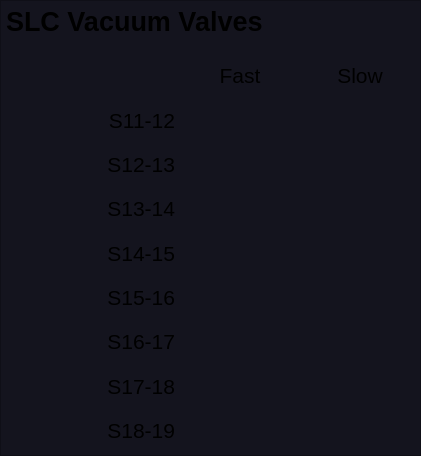
   <widget class="QFrame" name="frame_generic_14">
    <property name="geometry">
     <rect>
      <x>10</x>
      <y>600</y>
      <width>421</width>
      <height>456</height>
     </rect>
    </property>
    <property name="styleSheet">
     <string notr="true">background-color: rgb(20,20,30);</string>
    </property>
    <property name="frameShape">
     <enum>QFrame::StyledPanel</enum>
    </property>
    <property name="frameShadow">
     <enum>QFrame::Raised</enum>
    </property>
    <layout class="QGridLayout" name="gridLayout_10">
     <property name="leftMargin">
      <number>5</number>
     </property>
     <property name="topMargin">
      <number>5</number>
     </property>
     <property name="rightMargin">
      <number>5</number>
     </property>
     <property name="bottomMargin">
      <number>5</number>
     </property>
     <property name="horizontalSpacing">
      <number>10</number>
     </property>
     <property name="verticalSpacing">
      <number>5</number>
     </property>
     <item row="11" column="1">
      <widget class="PyDMLabel" name="PyDMLabel_40">
       <property name="minimumSize">
        <size>
         <width>80</width>
         <height>25</height>
        </size>
       </property>
       <property name="maximumSize">
        <size>
         <width>110</width>
         <height>16777215</height>
        </size>
       </property>
       <property name="font">
        <font>
         <pointsize>16</pointsize>
        </font>
       </property>
       <property name="toolTip">
        <string/>
       </property>
       <property name="styleSheet">
        <string notr="true">PyDMLabel {
  border-radius: 2px;
}
PyDMLabel[alarmSensitiveBorder=&quot;true&quot;][alarmSeverity=&quot;0&quot;] {
  background-color: rgb(0,0,10);
  color: rgb(0,255,0);
}

PyDMLabel[alarmSensitiveBorder=&quot;true&quot;][alarmSeverity=&quot;1&quot;] {
  background-color: rgb(0,0,10);
  color: rgb(255,255,0);
}

PyDMLabel[alarmSensitiveBorder=&quot;true&quot;][alarmSeverity=&quot;2&quot;] {
  background-color: rgb(255,0,0);
  color: rgb(255,255,255);
}

PyDMLabel[alarmSensitiveBorder=&quot;true&quot;][alarmSeverity=&quot;3&quot;] {
  background-color: rgb(192,0,255);
  color: rgb(255,255,0);
}

PyDMLabel[alarmSensitiveBorder=&quot;true&quot;][alarmSeverity=&quot;4&quot;] {
  color: rgb(218,218,218);
  background-color: rgb(25,25,25);
}</string>
       </property>
       <property name="alignment">
        <set>Qt::AlignCenter</set>
       </property>
       <property name="channel" stdset="0">
        <string>LI16:MPS:1:SLOW_VLV</string>
       </property>
      </widget>
     </item>
     <item row="6" column="1">
      <widget class="PyDMLabel" name="PyDMLabel_31">
       <property name="minimumSize">
        <size>
         <width>80</width>
         <height>25</height>
        </size>
       </property>
       <property name="maximumSize">
        <size>
         <width>110</width>
         <height>16777215</height>
        </size>
       </property>
       <property name="font">
        <font>
         <pointsize>16</pointsize>
        </font>
       </property>
       <property name="toolTip">
        <string/>
       </property>
       <property name="styleSheet">
        <string notr="true">PyDMLabel {
  border-radius: 2px;
}
PyDMLabel[alarmSensitiveBorder=&quot;true&quot;][alarmSeverity=&quot;0&quot;] {
  background-color: rgb(0,0,10);
  color: rgb(0,255,0);
}

PyDMLabel[alarmSensitiveBorder=&quot;true&quot;][alarmSeverity=&quot;1&quot;] {
  background-color: rgb(0,0,10);
  color: rgb(255,255,0);
}

PyDMLabel[alarmSensitiveBorder=&quot;true&quot;][alarmSeverity=&quot;2&quot;] {
  background-color: rgb(255,0,0);
  color: rgb(255,255,255);
}

PyDMLabel[alarmSensitiveBorder=&quot;true&quot;][alarmSeverity=&quot;3&quot;] {
  background-color: rgb(192,0,255);
  color: rgb(255,255,0);
}

PyDMLabel[alarmSensitiveBorder=&quot;true&quot;][alarmSeverity=&quot;4&quot;] {
  color: rgb(218,218,218);
  background-color: rgb(25,25,25);
}</string>
       </property>
       <property name="alignment">
        <set>Qt::AlignCenter</set>
       </property>
       <property name="channel" stdset="0">
        <string>LI12:MPS:1:SLOW_VLV</string>
       </property>
      </widget>
     </item>
     <item row="9" column="2">
      <widget class="PyDMLabel" name="PyDMLabel_41">
       <property name="minimumSize">
        <size>
         <width>80</width>
         <height>25</height>
        </size>
       </property>
       <property name="maximumSize">
        <size>
         <width>110</width>
         <height>16777215</height>
        </size>
       </property>
       <property name="font">
        <font>
         <pointsize>16</pointsize>
        </font>
       </property>
       <property name="toolTip">
        <string/>
       </property>
       <property name="styleSheet">
        <string notr="true">PyDMLabel {
  border-radius: 2px;
}
PyDMLabel[alarmSensitiveBorder=&quot;true&quot;][alarmSeverity=&quot;0&quot;] {
  background-color: rgb(0,0,10);
  color: rgb(0,255,0);
}

PyDMLabel[alarmSensitiveBorder=&quot;true&quot;][alarmSeverity=&quot;1&quot;] {
  background-color: rgb(0,0,10);
  color: rgb(255,255,0);
}

PyDMLabel[alarmSensitiveBorder=&quot;true&quot;][alarmSeverity=&quot;2&quot;] {
  background-color: rgb(255,0,0);
  color: rgb(255,255,255);
}

PyDMLabel[alarmSensitiveBorder=&quot;true&quot;][alarmSeverity=&quot;3&quot;] {
  background-color: rgb(192,0,255);
  color: rgb(255,255,0);
}

PyDMLabel[alarmSensitiveBorder=&quot;true&quot;][alarmSeverity=&quot;4&quot;] {
  color: rgb(218,218,218);
  background-color: rgb(25,25,25);
}</string>
       </property>
       <property name="alignment">
        <set>Qt::AlignCenter</set>
       </property>
       <property name="channel" stdset="0">
        <string>LI14:MPS:1:FAST_VLV</string>
       </property>
      </widget>
     </item>
     <item row="12" column="1">
      <widget class="PyDMLabel" name="PyDMLabel_48">
       <property name="minimumSize">
        <size>
         <width>80</width>
         <height>25</height>
        </size>
       </property>
       <property name="maximumSize">
        <size>
         <width>110</width>
         <height>16777215</height>
        </size>
       </property>
       <property name="font">
        <font>
         <pointsize>16</pointsize>
        </font>
       </property>
       <property name="toolTip">
        <string/>
       </property>
       <property name="styleSheet">
        <string notr="true">PyDMLabel {
  border-radius: 2px;
}
PyDMLabel[alarmSensitiveBorder=&quot;true&quot;][alarmSeverity=&quot;0&quot;] {
  background-color: rgb(0,0,10);
  color: rgb(0,255,0);
}

PyDMLabel[alarmSensitiveBorder=&quot;true&quot;][alarmSeverity=&quot;1&quot;] {
  background-color: rgb(0,0,10);
  color: rgb(255,255,0);
}

PyDMLabel[alarmSensitiveBorder=&quot;true&quot;][alarmSeverity=&quot;2&quot;] {
  background-color: rgb(255,0,0);
  color: rgb(255,255,255);
}

PyDMLabel[alarmSensitiveBorder=&quot;true&quot;][alarmSeverity=&quot;3&quot;] {
  background-color: rgb(192,0,255);
  color: rgb(255,255,0);
}

PyDMLabel[alarmSensitiveBorder=&quot;true&quot;][alarmSeverity=&quot;4&quot;] {
  color: rgb(218,218,218);
  background-color: rgb(25,25,25);
}</string>
       </property>
       <property name="alignment">
        <set>Qt::AlignCenter</set>
       </property>
       <property name="channel" stdset="0">
        <string>LI17:MPS:1:SLOW_VLV</string>
       </property>
      </widget>
     </item>
     <item row="8" column="0">
      <widget class="QLabel" name="label_80">
       <property name="font">
        <font>
         <pointsize>16</pointsize>
         <weight>50</weight>
         <bold>false</bold>
        </font>
       </property>
       <property name="text">
        <string>S12-13</string>
       </property>
       <property name="alignment">
        <set>Qt::AlignRight|Qt::AlignTrailing|Qt::AlignVCenter</set>
       </property>
      </widget>
     </item>
     <item row="10" column="1">
      <widget class="PyDMLabel" name="PyDMLabel_37">
       <property name="minimumSize">
        <size>
         <width>80</width>
         <height>25</height>
        </size>
       </property>
       <property name="maximumSize">
        <size>
         <width>110</width>
         <height>16777215</height>
        </size>
       </property>
       <property name="font">
        <font>
         <pointsize>16</pointsize>
        </font>
       </property>
       <property name="toolTip">
        <string/>
       </property>
       <property name="styleSheet">
        <string notr="true">PyDMLabel {
  border-radius: 2px;
}
PyDMLabel[alarmSensitiveBorder=&quot;true&quot;][alarmSeverity=&quot;0&quot;] {
  background-color: rgb(0,0,10);
  color: rgb(0,255,0);
}

PyDMLabel[alarmSensitiveBorder=&quot;true&quot;][alarmSeverity=&quot;1&quot;] {
  background-color: rgb(0,0,10);
  color: rgb(255,255,0);
}

PyDMLabel[alarmSensitiveBorder=&quot;true&quot;][alarmSeverity=&quot;2&quot;] {
  background-color: rgb(255,0,0);
  color: rgb(255,255,255);
}

PyDMLabel[alarmSensitiveBorder=&quot;true&quot;][alarmSeverity=&quot;3&quot;] {
  background-color: rgb(192,0,255);
  color: rgb(255,255,0);
}

PyDMLabel[alarmSensitiveBorder=&quot;true&quot;][alarmSeverity=&quot;4&quot;] {
  color: rgb(218,218,218);
  background-color: rgb(25,25,25);
}</string>
       </property>
       <property name="alignment">
        <set>Qt::AlignCenter</set>
       </property>
       <property name="channel" stdset="0">
        <string>LI15:MPS:1:SLOW_VLV</string>
       </property>
      </widget>
     </item>
     <item row="6" column="0">
      <widget class="QLabel" name="label_79">
       <property name="font">
        <font>
         <pointsize>16</pointsize>
         <weight>50</weight>
         <bold>false</bold>
        </font>
       </property>
       <property name="text">
        <string>S11-12</string>
       </property>
       <property name="alignment">
        <set>Qt::AlignRight|Qt::AlignTrailing|Qt::AlignVCenter</set>
       </property>
      </widget>
     </item>
     <item row="1" column="0" colspan="3">
      <widget class="PyDMDrawingLine" name="PyDMDrawingLine_40">
       <property name="minimumSize">
        <size>
         <width>0</width>
         <height>10</height>
        </size>
       </property>
       <property name="maximumSize">
        <size>
         <width>16777215</width>
         <height>10</height>
        </size>
       </property>
       <property name="toolTip">
        <string/>
       </property>
       <property name="brush" stdset="0">
        <brush brushstyle="SolidPattern">
         <color alpha="255">
          <red>200</red>
          <green>200</green>
          <blue>200</blue>
         </color>
        </brush>
       </property>
       <property name="penColor" stdset="0">
        <color>
         <red>80</red>
         <green>80</green>
         <blue>80</blue>
        </color>
       </property>
       <property name="penWidth" stdset="0">
        <double>1.000000000000000</double>
       </property>
      </widget>
     </item>
     <item row="9" column="1">
      <widget class="PyDMLabel" name="PyDMLabel_35">
       <property name="minimumSize">
        <size>
         <width>80</width>
         <height>25</height>
        </size>
       </property>
       <property name="maximumSize">
        <size>
         <width>110</width>
         <height>16777215</height>
        </size>
       </property>
       <property name="font">
        <font>
         <pointsize>16</pointsize>
        </font>
       </property>
       <property name="toolTip">
        <string/>
       </property>
       <property name="styleSheet">
        <string notr="true">PyDMLabel {
  border-radius: 2px;
}
PyDMLabel[alarmSensitiveBorder=&quot;true&quot;][alarmSeverity=&quot;0&quot;] {
  background-color: rgb(0,0,10);
  color: rgb(0,255,0);
}

PyDMLabel[alarmSensitiveBorder=&quot;true&quot;][alarmSeverity=&quot;1&quot;] {
  background-color: rgb(0,0,10);
  color: rgb(255,255,0);
}

PyDMLabel[alarmSensitiveBorder=&quot;true&quot;][alarmSeverity=&quot;2&quot;] {
  background-color: rgb(255,0,0);
  color: rgb(255,255,255);
}

PyDMLabel[alarmSensitiveBorder=&quot;true&quot;][alarmSeverity=&quot;3&quot;] {
  background-color: rgb(192,0,255);
  color: rgb(255,255,0);
}

PyDMLabel[alarmSensitiveBorder=&quot;true&quot;][alarmSeverity=&quot;4&quot;] {
  color: rgb(218,218,218);
  background-color: rgb(25,25,25);
}</string>
       </property>
       <property name="alignment">
        <set>Qt::AlignCenter</set>
       </property>
       <property name="channel" stdset="0">
        <string>LI14:MPS:1:SLOW_VLV</string>
       </property>
      </widget>
     </item>
     <item row="0" column="0" colspan="3">
      <widget class="QLabel" name="label_56">
       <property name="maximumSize">
        <size>
         <width>16777215</width>
         <height>30</height>
        </size>
       </property>
       <property name="font">
        <font>
         <pointsize>20</pointsize>
         <weight>75</weight>
         <bold>true</bold>
        </font>
       </property>
       <property name="text">
        <string>SLC Vacuum Valves</string>
       </property>
       <property name="alignment">
        <set>Qt::AlignLeading|Qt::AlignLeft|Qt::AlignVCenter</set>
       </property>
      </widget>
     </item>
     <item row="9" column="0">
      <widget class="QLabel" name="label_81">
       <property name="font">
        <font>
         <pointsize>16</pointsize>
         <weight>50</weight>
         <bold>false</bold>
        </font>
       </property>
       <property name="text">
        <string>S13-14</string>
       </property>
       <property name="alignment">
        <set>Qt::AlignRight|Qt::AlignTrailing|Qt::AlignVCenter</set>
       </property>
      </widget>
     </item>
     <item row="11" column="2">
      <widget class="PyDMLabel" name="PyDMLabel_43">
       <property name="minimumSize">
        <size>
         <width>80</width>
         <height>25</height>
        </size>
       </property>
       <property name="maximumSize">
        <size>
         <width>110</width>
         <height>16777215</height>
        </size>
       </property>
       <property name="font">
        <font>
         <pointsize>16</pointsize>
        </font>
       </property>
       <property name="toolTip">
        <string/>
       </property>
       <property name="styleSheet">
        <string notr="true">PyDMLabel {
  border-radius: 2px;
}
PyDMLabel[alarmSensitiveBorder=&quot;true&quot;][alarmSeverity=&quot;0&quot;] {
  background-color: rgb(0,0,10);
  color: rgb(0,255,0);
}

PyDMLabel[alarmSensitiveBorder=&quot;true&quot;][alarmSeverity=&quot;1&quot;] {
  background-color: rgb(0,0,10);
  color: rgb(255,255,0);
}

PyDMLabel[alarmSensitiveBorder=&quot;true&quot;][alarmSeverity=&quot;2&quot;] {
  background-color: rgb(255,0,0);
  color: rgb(255,255,255);
}

PyDMLabel[alarmSensitiveBorder=&quot;true&quot;][alarmSeverity=&quot;3&quot;] {
  background-color: rgb(192,0,255);
  color: rgb(255,255,0);
}

PyDMLabel[alarmSensitiveBorder=&quot;true&quot;][alarmSeverity=&quot;4&quot;] {
  color: rgb(218,218,218);
  background-color: rgb(25,25,25);
}</string>
       </property>
       <property name="alignment">
        <set>Qt::AlignCenter</set>
       </property>
       <property name="channel" stdset="0">
        <string>LI16:MPS:1:FAST_VLV</string>
       </property>
      </widget>
     </item>
     <item row="13" column="2">
      <widget class="PyDMLabel" name="PyDMLabel_45">
       <property name="minimumSize">
        <size>
         <width>80</width>
         <height>25</height>
        </size>
       </property>
       <property name="maximumSize">
        <size>
         <width>110</width>
         <height>16777215</height>
        </size>
       </property>
       <property name="font">
        <font>
         <pointsize>16</pointsize>
        </font>
       </property>
       <property name="toolTip">
        <string/>
       </property>
       <property name="styleSheet">
        <string notr="true">PyDMLabel {
  border-radius: 2px;
}
PyDMLabel[alarmSensitiveBorder=&quot;true&quot;][alarmSeverity=&quot;0&quot;] {
  background-color: rgb(0,0,10);
  color: rgb(0,255,0);
}

PyDMLabel[alarmSensitiveBorder=&quot;true&quot;][alarmSeverity=&quot;1&quot;] {
  background-color: rgb(0,0,10);
  color: rgb(255,255,0);
}

PyDMLabel[alarmSensitiveBorder=&quot;true&quot;][alarmSeverity=&quot;2&quot;] {
  background-color: rgb(255,0,0);
  color: rgb(255,255,255);
}

PyDMLabel[alarmSensitiveBorder=&quot;true&quot;][alarmSeverity=&quot;3&quot;] {
  background-color: rgb(192,0,255);
  color: rgb(255,255,0);
}

PyDMLabel[alarmSensitiveBorder=&quot;true&quot;][alarmSeverity=&quot;4&quot;] {
  color: rgb(218,218,218);
  background-color: rgb(25,25,25);
}</string>
       </property>
       <property name="alignment">
        <set>Qt::AlignCenter</set>
       </property>
       <property name="channel" stdset="0">
        <string>LI18:MPS:1:FAST_VLV</string>
       </property>
      </widget>
     </item>
     <item row="13" column="1">
      <widget class="PyDMLabel" name="PyDMLabel_49">
       <property name="minimumSize">
        <size>
         <width>80</width>
         <height>25</height>
        </size>
       </property>
       <property name="maximumSize">
        <size>
         <width>110</width>
         <height>16777215</height>
        </size>
       </property>
       <property name="font">
        <font>
         <pointsize>16</pointsize>
        </font>
       </property>
       <property name="toolTip">
        <string/>
       </property>
       <property name="styleSheet">
        <string notr="true">PyDMLabel {
  border-radius: 2px;
}
PyDMLabel[alarmSensitiveBorder=&quot;true&quot;][alarmSeverity=&quot;0&quot;] {
  background-color: rgb(0,0,10);
  color: rgb(0,255,0);
}

PyDMLabel[alarmSensitiveBorder=&quot;true&quot;][alarmSeverity=&quot;1&quot;] {
  background-color: rgb(0,0,10);
  color: rgb(255,255,0);
}

PyDMLabel[alarmSensitiveBorder=&quot;true&quot;][alarmSeverity=&quot;2&quot;] {
  background-color: rgb(255,0,0);
  color: rgb(255,255,255);
}

PyDMLabel[alarmSensitiveBorder=&quot;true&quot;][alarmSeverity=&quot;3&quot;] {
  background-color: rgb(192,0,255);
  color: rgb(255,255,0);
}

PyDMLabel[alarmSensitiveBorder=&quot;true&quot;][alarmSeverity=&quot;4&quot;] {
  color: rgb(218,218,218);
  background-color: rgb(25,25,25);
}</string>
       </property>
       <property name="alignment">
        <set>Qt::AlignCenter</set>
       </property>
       <property name="channel" stdset="0">
        <string>LI18:MPS:1:SLOW_VLV</string>
       </property>
      </widget>
     </item>
     <item row="14" column="2">
      <widget class="PyDMLabel" name="PyDMLabel_46">
       <property name="minimumSize">
        <size>
         <width>80</width>
         <height>25</height>
        </size>
       </property>
       <property name="maximumSize">
        <size>
         <width>110</width>
         <height>16777215</height>
        </size>
       </property>
       <property name="font">
        <font>
         <pointsize>16</pointsize>
        </font>
       </property>
       <property name="toolTip">
        <string/>
       </property>
       <property name="styleSheet">
        <string notr="true">PyDMLabel {
  border-radius: 2px;
}
PyDMLabel[alarmSensitiveBorder=&quot;true&quot;][alarmSeverity=&quot;0&quot;] {
  background-color: rgb(0,0,10);
  color: rgb(0,255,0);
}

PyDMLabel[alarmSensitiveBorder=&quot;true&quot;][alarmSeverity=&quot;1&quot;] {
  background-color: rgb(0,0,10);
  color: rgb(255,255,0);
}

PyDMLabel[alarmSensitiveBorder=&quot;true&quot;][alarmSeverity=&quot;2&quot;] {
  background-color: rgb(255,0,0);
  color: rgb(255,255,255);
}

PyDMLabel[alarmSensitiveBorder=&quot;true&quot;][alarmSeverity=&quot;3&quot;] {
  background-color: rgb(192,0,255);
  color: rgb(255,255,0);
}

PyDMLabel[alarmSensitiveBorder=&quot;true&quot;][alarmSeverity=&quot;4&quot;] {
  color: rgb(218,218,218);
  background-color: rgb(25,25,25);
}</string>
       </property>
       <property name="alignment">
        <set>Qt::AlignCenter</set>
       </property>
       <property name="channel" stdset="0">
        <string>LI19:MPS:1:FAST_VLV</string>
       </property>
      </widget>
     </item>
     <item row="2" column="2">
      <widget class="QLabel" name="label_118">
       <property name="font">
        <font>
         <pointsize>16</pointsize>
         <weight>50</weight>
         <bold>false</bold>
        </font>
       </property>
       <property name="text">
        <string>Slow</string>
       </property>
       <property name="alignment">
        <set>Qt::AlignCenter</set>
       </property>
      </widget>
     </item>
     <item row="10" column="0">
      <widget class="QLabel" name="label_89">
       <property name="font">
        <font>
         <pointsize>16</pointsize>
         <weight>50</weight>
         <bold>false</bold>
        </font>
       </property>
       <property name="text">
        <string>S14-15</string>
       </property>
       <property name="alignment">
        <set>Qt::AlignRight|Qt::AlignTrailing|Qt::AlignVCenter</set>
       </property>
      </widget>
     </item>
     <item row="2" column="1">
      <widget class="QLabel" name="label_117">
       <property name="font">
        <font>
         <pointsize>16</pointsize>
         <weight>50</weight>
         <bold>false</bold>
        </font>
       </property>
       <property name="text">
        <string>Fast</string>
       </property>
       <property name="alignment">
        <set>Qt::AlignCenter</set>
       </property>
      </widget>
     </item>
     <item row="11" column="0">
      <widget class="QLabel" name="label_99">
       <property name="font">
        <font>
         <pointsize>16</pointsize>
         <weight>50</weight>
         <bold>false</bold>
        </font>
       </property>
       <property name="text">
        <string>S15-16</string>
       </property>
       <property name="alignment">
        <set>Qt::AlignRight|Qt::AlignTrailing|Qt::AlignVCenter</set>
       </property>
      </widget>
     </item>
     <item row="12" column="0">
      <widget class="QLabel" name="label_109">
       <property name="font">
        <font>
         <pointsize>16</pointsize>
         <weight>50</weight>
         <bold>false</bold>
        </font>
       </property>
       <property name="text">
        <string>S16-17</string>
       </property>
       <property name="alignment">
        <set>Qt::AlignRight|Qt::AlignTrailing|Qt::AlignVCenter</set>
       </property>
      </widget>
     </item>
     <item row="13" column="0">
      <widget class="QLabel" name="label_110">
       <property name="font">
        <font>
         <pointsize>16</pointsize>
         <weight>50</weight>
         <bold>false</bold>
        </font>
       </property>
       <property name="text">
        <string>S17-18</string>
       </property>
       <property name="alignment">
        <set>Qt::AlignRight|Qt::AlignTrailing|Qt::AlignVCenter</set>
       </property>
      </widget>
     </item>
     <item row="14" column="1">
      <widget class="PyDMLabel" name="PyDMLabel_50">
       <property name="minimumSize">
        <size>
         <width>80</width>
         <height>25</height>
        </size>
       </property>
       <property name="maximumSize">
        <size>
         <width>110</width>
         <height>16777215</height>
        </size>
       </property>
       <property name="font">
        <font>
         <pointsize>16</pointsize>
        </font>
       </property>
       <property name="toolTip">
        <string/>
       </property>
       <property name="styleSheet">
        <string notr="true">PyDMLabel {
  border-radius: 2px;
}
PyDMLabel[alarmSensitiveBorder=&quot;true&quot;][alarmSeverity=&quot;0&quot;] {
  background-color: rgb(0,0,10);
  color: rgb(0,255,0);
}

PyDMLabel[alarmSensitiveBorder=&quot;true&quot;][alarmSeverity=&quot;1&quot;] {
  background-color: rgb(0,0,10);
  color: rgb(255,255,0);
}

PyDMLabel[alarmSensitiveBorder=&quot;true&quot;][alarmSeverity=&quot;2&quot;] {
  background-color: rgb(255,0,0);
  color: rgb(255,255,255);
}

PyDMLabel[alarmSensitiveBorder=&quot;true&quot;][alarmSeverity=&quot;3&quot;] {
  background-color: rgb(192,0,255);
  color: rgb(255,255,0);
}

PyDMLabel[alarmSensitiveBorder=&quot;true&quot;][alarmSeverity=&quot;4&quot;] {
  color: rgb(218,218,218);
  background-color: rgb(25,25,25);
}</string>
       </property>
       <property name="alignment">
        <set>Qt::AlignCenter</set>
       </property>
       <property name="channel" stdset="0">
        <string>LI19:MPS:1:SLOW_VLV</string>
       </property>
      </widget>
     </item>
     <item row="8" column="2">
      <widget class="PyDMLabel" name="PyDMLabel_39">
       <property name="minimumSize">
        <size>
         <width>80</width>
         <height>25</height>
        </size>
       </property>
       <property name="maximumSize">
        <size>
         <width>110</width>
         <height>16777215</height>
        </size>
       </property>
       <property name="font">
        <font>
         <pointsize>16</pointsize>
        </font>
       </property>
       <property name="toolTip">
        <string/>
       </property>
       <property name="styleSheet">
        <string notr="true">PyDMLabel {
  border-radius: 2px;
}
PyDMLabel[alarmSensitiveBorder=&quot;true&quot;][alarmSeverity=&quot;0&quot;] {
  background-color: rgb(0,0,10);
  color: rgb(0,255,0);
}

PyDMLabel[alarmSensitiveBorder=&quot;true&quot;][alarmSeverity=&quot;1&quot;] {
  background-color: rgb(0,0,10);
  color: rgb(255,255,0);
}

PyDMLabel[alarmSensitiveBorder=&quot;true&quot;][alarmSeverity=&quot;2&quot;] {
  background-color: rgb(255,0,0);
  color: rgb(255,255,255);
}

PyDMLabel[alarmSensitiveBorder=&quot;true&quot;][alarmSeverity=&quot;3&quot;] {
  background-color: rgb(192,0,255);
  color: rgb(255,255,0);
}

PyDMLabel[alarmSensitiveBorder=&quot;true&quot;][alarmSeverity=&quot;4&quot;] {
  color: rgb(218,218,218);
  background-color: rgb(25,25,25);
}</string>
       </property>
       <property name="alignment">
        <set>Qt::AlignCenter</set>
       </property>
       <property name="channel" stdset="0">
        <string>LI13:MPS:1:FAST_VLV</string>
       </property>
      </widget>
     </item>
     <item row="6" column="2">
      <widget class="PyDMLabel" name="PyDMLabel_38">
       <property name="minimumSize">
        <size>
         <width>80</width>
         <height>25</height>
        </size>
       </property>
       <property name="maximumSize">
        <size>
         <width>110</width>
         <height>16777215</height>
        </size>
       </property>
       <property name="font">
        <font>
         <pointsize>16</pointsize>
        </font>
       </property>
       <property name="toolTip">
        <string/>
       </property>
       <property name="styleSheet">
        <string notr="true">PyDMLabel {
  border-radius: 2px;
}
PyDMLabel[alarmSensitiveBorder=&quot;true&quot;][alarmSeverity=&quot;0&quot;] {
  background-color: rgb(0,0,10);
  color: rgb(0,255,0);
}

PyDMLabel[alarmSensitiveBorder=&quot;true&quot;][alarmSeverity=&quot;1&quot;] {
  background-color: rgb(0,0,10);
  color: rgb(255,255,0);
}

PyDMLabel[alarmSensitiveBorder=&quot;true&quot;][alarmSeverity=&quot;2&quot;] {
  background-color: rgb(255,0,0);
  color: rgb(255,255,255);
}

PyDMLabel[alarmSensitiveBorder=&quot;true&quot;][alarmSeverity=&quot;3&quot;] {
  background-color: rgb(192,0,255);
  color: rgb(255,255,0);
}

PyDMLabel[alarmSensitiveBorder=&quot;true&quot;][alarmSeverity=&quot;4&quot;] {
  color: rgb(218,218,218);
  background-color: rgb(25,25,25);
}</string>
       </property>
       <property name="alignment">
        <set>Qt::AlignCenter</set>
       </property>
       <property name="channel" stdset="0">
        <string>LI12:MPS:1:FAST_VLV</string>
       </property>
      </widget>
     </item>
     <item row="10" column="2">
      <widget class="PyDMLabel" name="PyDMLabel_42">
       <property name="minimumSize">
        <size>
         <width>80</width>
         <height>25</height>
        </size>
       </property>
       <property name="maximumSize">
        <size>
         <width>110</width>
         <height>16777215</height>
        </size>
       </property>
       <property name="font">
        <font>
         <pointsize>16</pointsize>
        </font>
       </property>
       <property name="toolTip">
        <string/>
       </property>
       <property name="styleSheet">
        <string notr="true">PyDMLabel {
  border-radius: 2px;
}
PyDMLabel[alarmSensitiveBorder=&quot;true&quot;][alarmSeverity=&quot;0&quot;] {
  background-color: rgb(0,0,10);
  color: rgb(0,255,0);
}

PyDMLabel[alarmSensitiveBorder=&quot;true&quot;][alarmSeverity=&quot;1&quot;] {
  background-color: rgb(0,0,10);
  color: rgb(255,255,0);
}

PyDMLabel[alarmSensitiveBorder=&quot;true&quot;][alarmSeverity=&quot;2&quot;] {
  background-color: rgb(255,0,0);
  color: rgb(255,255,255);
}

PyDMLabel[alarmSensitiveBorder=&quot;true&quot;][alarmSeverity=&quot;3&quot;] {
  background-color: rgb(192,0,255);
  color: rgb(255,255,0);
}

PyDMLabel[alarmSensitiveBorder=&quot;true&quot;][alarmSeverity=&quot;4&quot;] {
  color: rgb(218,218,218);
  background-color: rgb(25,25,25);
}</string>
       </property>
       <property name="alignment">
        <set>Qt::AlignCenter</set>
       </property>
       <property name="channel" stdset="0">
        <string>LI15:MPS:1:FAST_VLV</string>
       </property>
      </widget>
     </item>
     <item row="8" column="1">
      <widget class="PyDMLabel" name="PyDMLabel_36">
       <property name="minimumSize">
        <size>
         <width>80</width>
         <height>25</height>
        </size>
       </property>
       <property name="maximumSize">
        <size>
         <width>110</width>
         <height>16777215</height>
        </size>
       </property>
       <property name="font">
        <font>
         <pointsize>16</pointsize>
        </font>
       </property>
       <property name="toolTip">
        <string/>
       </property>
       <property name="styleSheet">
        <string notr="true">PyDMLabel {
  border-radius: 2px;
}
PyDMLabel[alarmSensitiveBorder=&quot;true&quot;][alarmSeverity=&quot;0&quot;] {
  background-color: rgb(0,0,10);
  color: rgb(0,255,0);
}

PyDMLabel[alarmSensitiveBorder=&quot;true&quot;][alarmSeverity=&quot;1&quot;] {
  background-color: rgb(0,0,10);
  color: rgb(255,255,0);
}

PyDMLabel[alarmSensitiveBorder=&quot;true&quot;][alarmSeverity=&quot;2&quot;] {
  background-color: rgb(255,0,0);
  color: rgb(255,255,255);
}

PyDMLabel[alarmSensitiveBorder=&quot;true&quot;][alarmSeverity=&quot;3&quot;] {
  background-color: rgb(192,0,255);
  color: rgb(255,255,0);
}

PyDMLabel[alarmSensitiveBorder=&quot;true&quot;][alarmSeverity=&quot;4&quot;] {
  color: rgb(218,218,218);
  background-color: rgb(25,25,25);
}</string>
       </property>
       <property name="alignment">
        <set>Qt::AlignCenter</set>
       </property>
       <property name="channel" stdset="0">
        <string>LI13:MPS:1:SLOW_VLV</string>
       </property>
      </widget>
     </item>
     <item row="12" column="2">
      <widget class="PyDMLabel" name="PyDMLabel_44">
       <property name="minimumSize">
        <size>
         <width>80</width>
         <height>25</height>
        </size>
       </property>
       <property name="maximumSize">
        <size>
         <width>110</width>
         <height>16777215</height>
        </size>
       </property>
       <property name="font">
        <font>
         <pointsize>16</pointsize>
        </font>
       </property>
       <property name="toolTip">
        <string/>
       </property>
       <property name="styleSheet">
        <string notr="true">PyDMLabel {
  border-radius: 2px;
}
PyDMLabel[alarmSensitiveBorder=&quot;true&quot;][alarmSeverity=&quot;0&quot;] {
  background-color: rgb(0,0,10);
  color: rgb(0,255,0);
}

PyDMLabel[alarmSensitiveBorder=&quot;true&quot;][alarmSeverity=&quot;1&quot;] {
  background-color: rgb(0,0,10);
  color: rgb(255,255,0);
}

PyDMLabel[alarmSensitiveBorder=&quot;true&quot;][alarmSeverity=&quot;2&quot;] {
  background-color: rgb(255,0,0);
  color: rgb(255,255,255);
}

PyDMLabel[alarmSensitiveBorder=&quot;true&quot;][alarmSeverity=&quot;3&quot;] {
  background-color: rgb(192,0,255);
  color: rgb(255,255,0);
}

PyDMLabel[alarmSensitiveBorder=&quot;true&quot;][alarmSeverity=&quot;4&quot;] {
  color: rgb(218,218,218);
  background-color: rgb(25,25,25);
}</string>
       </property>
       <property name="alignment">
        <set>Qt::AlignCenter</set>
       </property>
       <property name="channel" stdset="0">
        <string>LI17:MPS:1:FAST_VLV</string>
       </property>
      </widget>
     </item>
     <item row="14" column="0">
      <widget class="QLabel" name="label_113">
       <property name="font">
        <font>
         <pointsize>16</pointsize>
         <weight>50</weight>
         <bold>false</bold>
        </font>
       </property>
       <property name="text">
        <string>S18-19</string>
       </property>
       <property name="alignment">
        <set>Qt::AlignRight|Qt::AlignTrailing|Qt::AlignVCenter</set>
       </property>
      </widget>
     </item>
    </layout>
   </widget>
